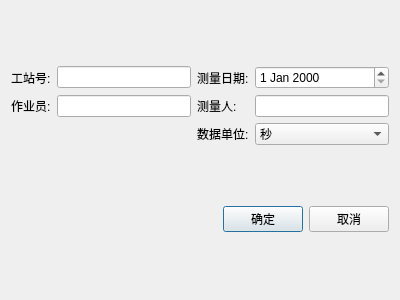
<?xml version="1.0" encoding="UTF-8"?>
<ui version="4.0">
 <class>ModifyProductDlg</class>
 <widget class="QDialog" name="ModifyProductDlg">
  <property name="geometry">
   <rect>
    <x>0</x>
    <y>0</y>
    <width>400</width>
    <height>300</height>
   </rect>
  </property>
  <property name="windowTitle">
   <string>Dialog</string>
  </property>
  <layout class="QVBoxLayout" name="verticalLayout">
   <item>
    <layout class="QGridLayout" name="gridLayout">
     <item row="0" column="0">
      <widget class="QLabel" name="label">
       <property name="text">
        <string>工站号:</string>
       </property>
      </widget>
     </item>
     <item row="0" column="1">
      <widget class="QLineEdit" name="editStation"/>
     </item>
     <item row="0" column="2">
      <widget class="QLabel" name="label_3">
       <property name="text">
        <string>测量日期:</string>
       </property>
      </widget>
     </item>
     <item row="0" column="3">
      <widget class="QDateEdit" name="dateEdit"/>
     </item>
     <item row="1" column="0">
      <widget class="QLabel" name="label_2">
       <property name="text">
        <string>作业员:</string>
       </property>
      </widget>
     </item>
     <item row="1" column="1">
      <widget class="QLineEdit" name="editTaskMan"/>
     </item>
     <item row="1" column="2">
      <widget class="QLabel" name="label_4">
       <property name="text">
        <string>测量人:</string>
       </property>
      </widget>
     </item>
     <item row="1" column="3">
      <widget class="QLineEdit" name="editMeasureMan"/>
     </item>
     <item row="2" column="2">
      <widget class="QLabel" name="label_5">
       <property name="text">
        <string>数据单位:</string>
       </property>
      </widget>
     </item>
     <item row="2" column="3">
      <widget class="QComboBox" name="comboBox">
       <item>
        <property name="text">
         <string>秒</string>
        </property>
       </item>
       <item>
        <property name="text">
         <string>分钟</string>
        </property>
       </item>
       <item>
        <property name="text">
         <string>小时</string>
        </property>
       </item>
      </widget>
     </item>
    </layout>
   </item>
   <item>
    <layout class="QHBoxLayout" name="horizontalLayout">
     <item>
      <spacer name="horizontalSpacer">
       <property name="orientation">
        <enum>Qt::Horizontal</enum>
       </property>
       <property name="sizeHint" stdset="0">
        <size>
         <width>40</width>
         <height>20</height>
        </size>
       </property>
      </spacer>
     </item>
     <item>
      <widget class="QPushButton" name="button_confirm">
       <property name="text">
        <string>确定</string>
       </property>
      </widget>
     </item>
     <item>
      <widget class="QPushButton" name="button_cancel">
       <property name="text">
        <string>取消</string>
       </property>
      </widget>
     </item>
    </layout>
   </item>
  </layout>
 </widget>
 <resources/>
 <connections/>
</ui>
